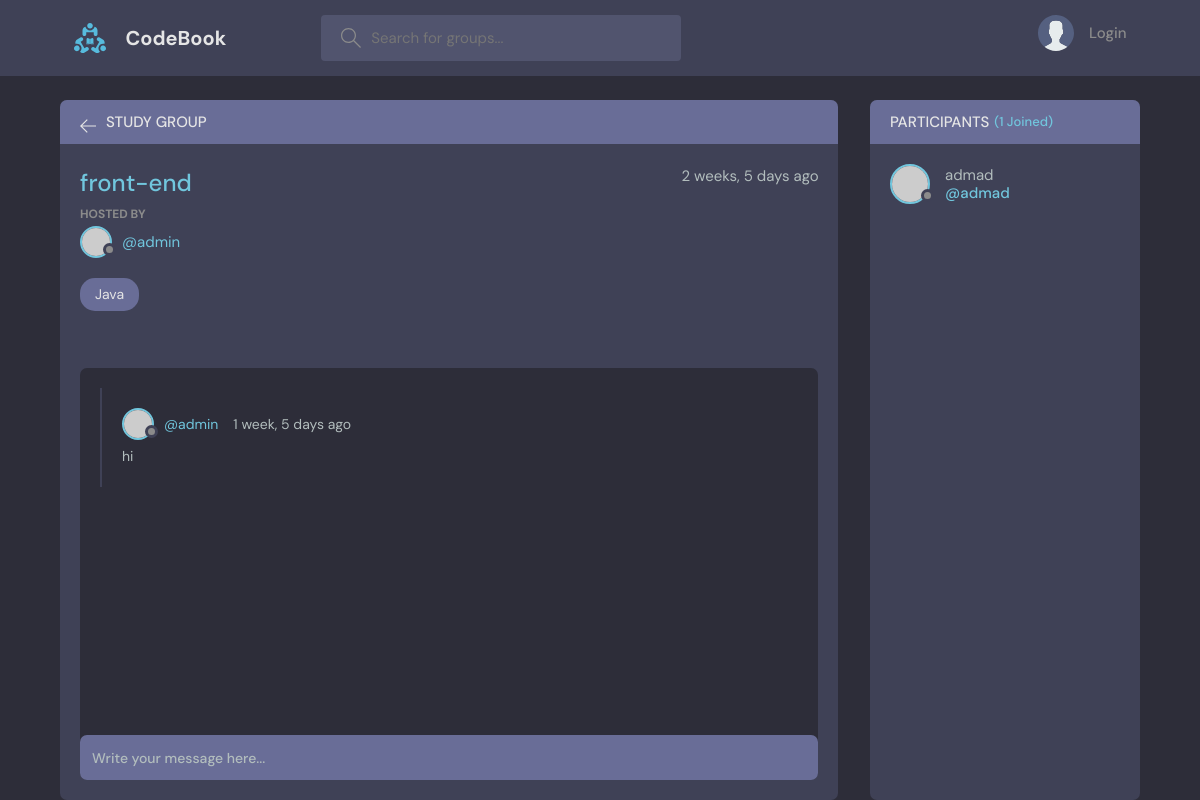
The app's page /group/5/, older data.
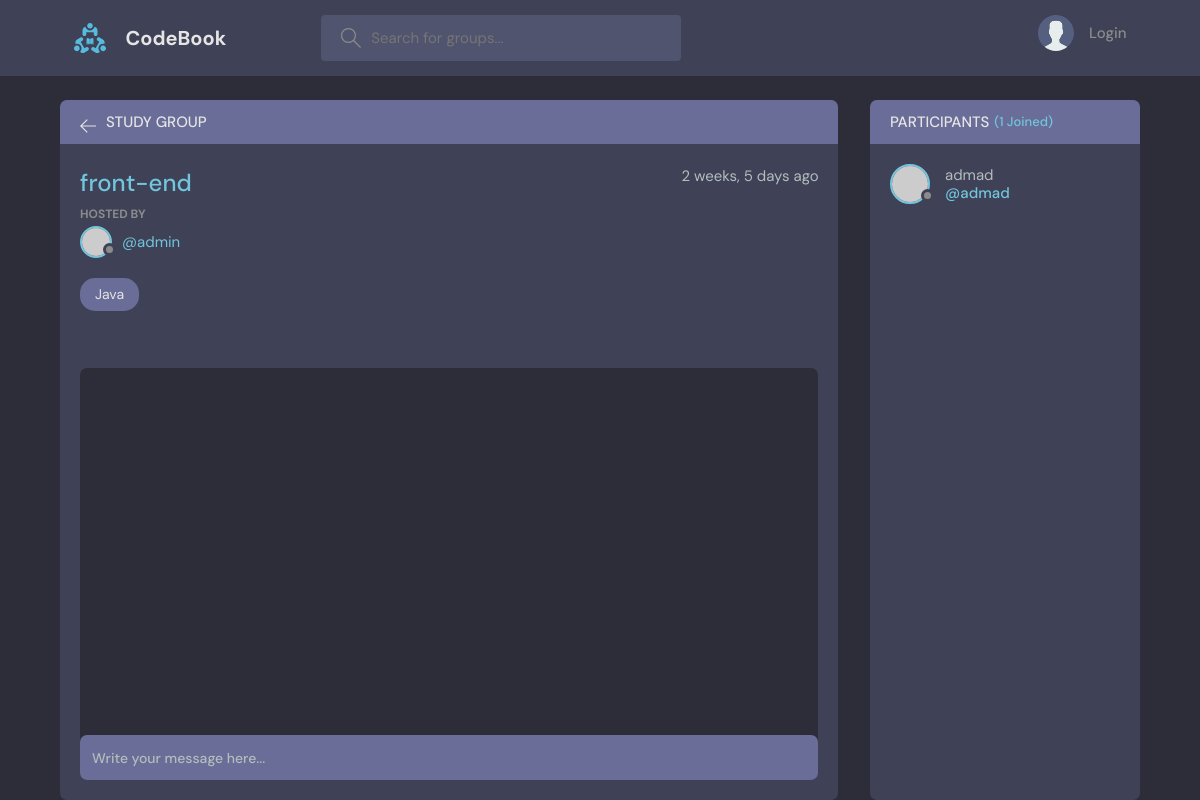
The same page, newer data.
### main/models.py (models this page shows, shortened)
class Message(models.Model):
    sender = models.ForeignKey(User, on_delete=models.CASCADE)
    group = models.ForeignKey("Group", on_delete=models.CASCADE)
    body = models.TextField()
    updated = models.DateTimeField(auto_now=True)
    created = models.DateTimeField(auto_now_add=True)

### main/views.py (the view, shortened to what this page needs)
# urls.py: path('group/<str:pk>/', views.group, name='group-veiw'),
def group (request, pk):
    group = Group.objects.get(id=pk)
    messages = group.message_set.all().order_by('created')
    participants = group.participants.all()
    return render(request, 'main/group.html', {'group': group, 'messages': messages, 'participants': participants})

### main/templates/main/group.html (shortened to what this page needs)
{% extends "base.html" %}
{% load static %}
{% block content %}
<body>
  <main class="profile-page layout layout--2">
    <div class="container">
      <div class="room">
        <div class="room__top">
          <div class="room__topLeft">
            <a href="{% url "main-home" %}">
              <svg version="1.1" xmlns="http://www.w3.org/2000/svg" width="32" height="32" viewBox="0 0 32 32">
                <title>arrow-left</title>
                <path
                  d="M13.723 2.286l-13.723 13.714 13.719 13.714 1.616-1.611-10.96-10.96h27.625v-2.286h-27.625l10.965-10.965-1.616-1.607z"
                ></path>
              </svg>
            </a>
            <h3>Study Group</h3>
          </div>
        </div>
        <div class="room__box scroll">
          <div class="room__header scroll">
            <div class="room__info">
              <h3>{{group.name}}</h3>
              <span>{{group.created|timesince}} ago</span>
            </div>
            <div class="room__hosted">
              <p>Hosted By</p>
<a href="{% url "users-profile" group.host.id %}" class="room__author">                <div class="avatar avatar--small">
                  <img src="https://randomuser.me/api/portraits/men/37.jpg" />
                </div>
                <span>@{{group.host.username}}</span>
              </a>
            </div>
            <span class="room__topics">{{group.topic.name}}</span>
          </div>
          <div class="room__conversation">
            <div class="threads scroll">
              {% for message in messages %}
              <div class="thread">
                <div class="thread__top">
                  <div class="thread__author">
                    <a href="{% url "users-profile" message.sender.id %}" class="thread__authorInfo">
                      <div class="avatar avatar--small">
                        <img src="https://randomuser.me/api/portraits/men/37.jpg" />
                      </div>
                      <span>@{{message.sender}}</span>
                    </a>
                    <span class="thread__date">{{message.created|timesince}} ago</span>
                  </div>
                </div>
                <div class="thread__details">
                  {{message.body}}
                </div>
              </div>
              {% endfor %}
            </div>
          </div>
        </div>
        <div class="room__message">
          <form action="" method="post">
            <input name="comment" placeholder="Write your message here..." />
          </form>
        </div>
      </div>
      <div class="participants">
        <h3 class="participants__top">Participants <span>({{participants.count}} Joined)</span></h3>
        <div class="participants__list scroll">
          {% for participant in participants %}
          <a href="{% url "users-profile" participant.id %}" class="participant">
            <div class="avatar avatar--medium">
              <img src="https://randomuser.me/api/portraits/men/37.jpg" />
            </div>
            <p>
              {{participant}}
              <span>@{{participant}}</span>
            </p>
          </a>
          {% endfor %}
        </div>
      </div>
    </div>
  </main>
</body>
{% endblock content%}

Row changes from the older to the newer data that the page shows:
removed Message: sender "admin", created "1 week, 5 days", body "hi"
